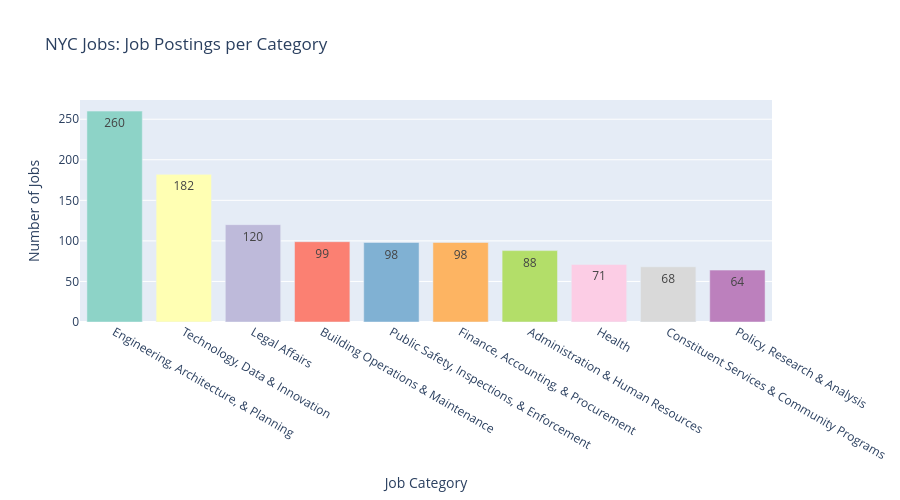

The cell this chart's notebook holds for it:
### Markdown cell above
#### Calling KPIs:

### Code cell
# KPIs

# 1. Job Postings per Category
post_per_category(cleaned_df)

### Figure 1 — Plotly figure (JSON) as saved in the notebook; plotly's stock layout.template omitted (floating-point values rounded to 4 significant figures)
{"data": [{"hovertemplate": "Job Category=%{x}<br>Number of Jobs=%{y}<extra></extra>", "legendgroup": "Engineering, Architecture, & Planning", "marker": {"color": "rgb(141,211,199)", "pattern": {"shape": ""}}, "name": "Engineering, Architecture, & Planning", "orientation": "v", "showlegend": true, "textposition": "auto", "texttemplate": "%{y}", "type": "bar", "x": ["Engineering, Architecture, & Planning"], "xaxis": "x", "y": [260], "yaxis": "y"}, {"hovertemplate": "Job Category=%{x}<br>Number of Jobs=%{y}<extra></extra>", "legendgroup": "Technology, Data & Innovation", "marker": {"color": "rgb(255,255,179)", "pattern": {"shape": ""}}, "name": "Technology, Data & Innovation", "orientation": "v", "showlegend": true, "textposition": "auto", "texttemplate": "%{y}", "type": "bar", "x": ["Technology, Data & Innovation"], "xaxis": "x", "y": [182], "yaxis": "y"}, {"hovertemplate": "Job Category=%{x}<br>Number of Jobs=%{y}<extra></extra>", "legendgroup": "Legal Affairs", "marker": {"color": "rgb(190,186,218)", "pattern": {"shape": ""}}, "name": "Legal Affairs", "orientation": "v", "showlegend": true, "textposition": "auto", "texttemplate": "%{y}", "type": "bar", "x": ["Legal Affairs"], "xaxis": "x", "y": [120], "yaxis": "y"}, {"hovertemplate": "Job Category=%{x}<br>Number of Jobs=%{y}<extra></extra>", "legendgroup": "Building Operations & Maintenance", "marker": {"color": "rgb(251,128,114)", "pattern": {"shape": ""}}, "name": "Building Operations & Maintenance", "orientation": "v", "showlegend": true, "textposition": "auto", "texttemplate": "%{y}", "type": "bar", "x": ["Building Operations & Maintenance"], "xaxis": "x", "y": [99], "yaxis": "y"}, {"hovertemplate": "Job Category=%{x}<br>Number of Jobs=%{y}<extra></extra>", "legendgroup": "Public Safety, Inspections, & Enforcement", "marker": {"color": "rgb(128,177,211)", "pattern": {"shape": ""}}, "name": "Public Safety, Inspections, & Enforcement", "orientation": "v", "showlegend": true, "textposition": "auto", "texttemplate": "%{y}", "type": "bar", "x": ["Public Safety, Inspections, & Enforcement"], "xaxis": "x", "y": [98], "yaxis": "y"}, {"hovertemplate": "Job Category=%{x}<br>Number of Jobs=%{y}<extra></extra>", "legendgroup": "Finance, Accounting, & Procurement", "marker": {"color": "rgb(253,180,98)", "pattern": {"shape": ""}}, "name": "Finance, Accounting, & Procurement", "orientation": "v", "showlegend": true, "textposition": "auto", "texttemplate": "%{y}", "type": "bar", "x": ["Finance, Accounting, & Procurement"], "xaxis": "x", "y": [98], "yaxis": "y"}, {"hovertemplate": "Job Category=%{x}<br>Number of Jobs=%{y}<extra></extra>", "legendgroup": "Administration & Human Resources", "marker": {"color": "rgb(179,222,105)", "pattern": {"shape": ""}}, "name": "Administration & Human Resources", "orientation": "v", "showlegend": true, "textposition": "auto", "texttemplate": "%{y}", "type": "bar", "x": ["Administration & Human Resources"], "xaxis": "x", "y": [88], "yaxis": "y"}, {"hovertemplate": "Job Category=%{x}<br>Number of Jobs=%{y}<extra></extra>", "legendgroup": "Health", "marker": {"color": "rgb(252,205,229)", "pattern": {"shape": ""}}, "name": "Health", "orientation": "v", "showlegend": true, "textposition": "auto", "texttemplate": "%{y}", "type": "bar", "x": ["Health"], "xaxis": "x", "y": [71], "yaxis": "y"}, {"hovertemplate": "Job Category=%{x}<br>Number of Jobs=%{y}<extra></extra>", "legendgroup": "Constituent Services & Community Programs", "marker": {"color": "rgb(217,217,217)", "pattern": {"shape": ""}}, "name": "Constituent Services & Community Programs", "orientation": "v", "showlegend": true, "textposition": "auto", "texttemplate": "%{y}", "type": "bar", "x": ["Constituent Services & Community Programs"], "xaxis": "x", "y": [68], "yaxis": "y"}, {"hovertemplate": "Job Category=%{x}<br>Number of Jobs=%{y}<extra></extra>", "legendgroup": "Policy, Research & Analysis", "marker": {"color": "rgb(188,128,189)", "pattern": {"shape": ""}}, "name": "Policy, Research & Analysis", "orientation": "v", "showlegend": true, "textposition": "auto", "texttemplate": "%{y}", "type": "bar", "x": ["Policy, Research & Analysis"], "xaxis": "x", "y": [64], "yaxis": "y"}], "layout": {"barmode": "relative", "height": 500, "legend": {"title": {"text": "Job Category"}, "tracegroupgap": 0}, "showlegend": false, "title": {"text": "NYC Jobs: Job Postings per Category"}, "xaxis": {"anchor": "y", "categoryarray": ["Engineering, Architecture, & Planning", "Technology, Data & Innovation", "Legal Affairs", "Building Operations & Maintenance", "Public Safety, Inspections, & Enforcement", "Finance, Accounting, & Procurement", "Administration & Human Resources", "Health", "Constituent Services & Community Programs", "Policy, Research & Analysis"], "categoryorder": "array", "domain": [0, 1], "title": {"text": "Job Category"}}, "yaxis": {"anchor": "x", "domain": [0, 1], "title": {"text": "Number of Jobs"}}}}
